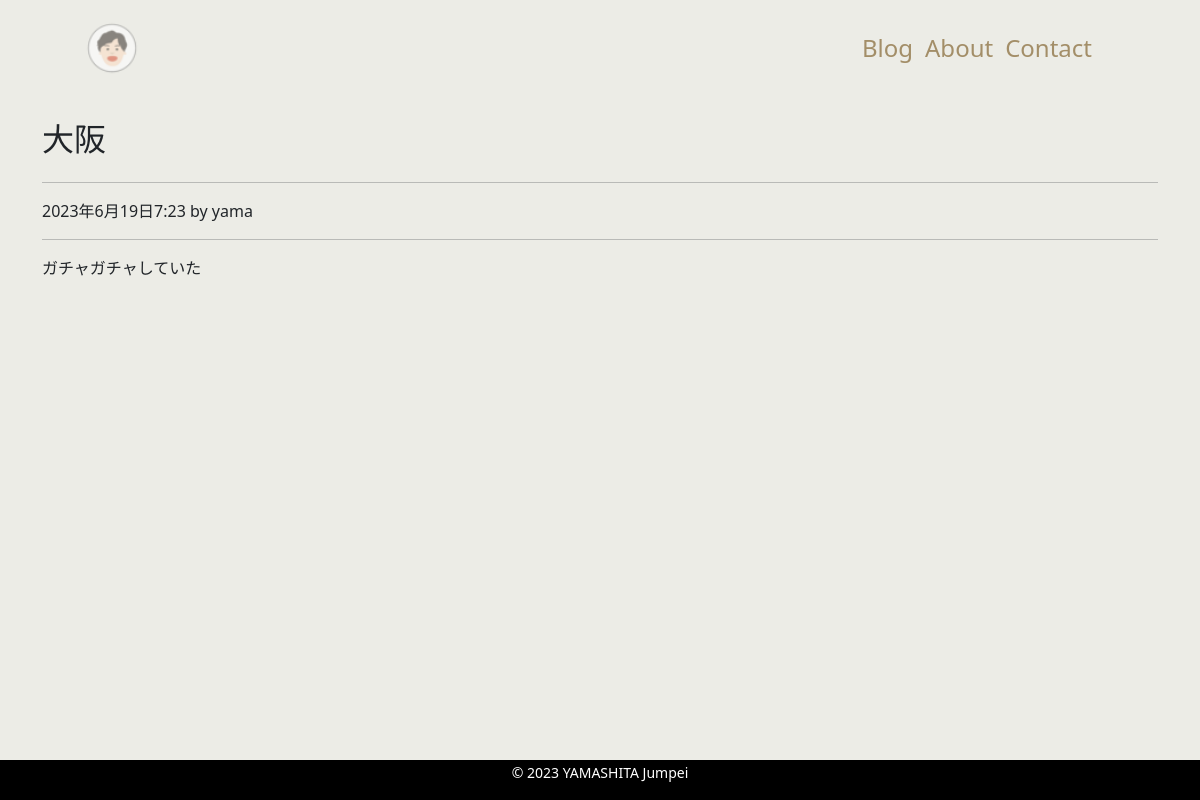
The app's page /blog/4 with its own data.
### mysite/models.py (models this page shows, shortened)
class Blog(models.Model):
    author = models.ForeignKey(settings.AUTH_USER_MODEL, on_delete=models.CASCADE)
    title = models.CharField('タイトル', max_length=100)
    content = models.TextField('者分')
    created = models.DateTimeField('作成日', default=timezone.now)

### mysite/views.py (the view)
# urls.py: path('blog/<int:pk>', views.BlogDetailView.as_view(), name='blog_detail'),
class BlogDetailView(View):
    def get(self, request, *args, **kwargs):
        blog_data = Blog.objects.get(id=self.kwargs['pk'])
        return render(request, 'mysite/blog_detail.html', {
            'blog_data': blog_data
        })

### mysite/templates/mysite/blog_detail.html (shortened to what this page needs)
{% extends 'mysite/base.html' %}
{% block content %}
<div class="container">
    <h2 class="my-4">{{ blog_data.title }}</h2>
    <hr>
    <p>{{ blog_data.created }} by {{ blog_data.author }}</p>
    <hr>
    <p>{{ blog_data.content|linebreaksbr }}</p>
</div>
{% endblock content %}

### mysite/static/css/style.css (style rules this page uses)
* { padding: 0; margin: 0; box-sizing: border-box; }
body { background-color: #ECECE6; display: flex; flex-flow: column; min-height: 100vh; }

### records on screen
Blog: title "大阪", created "2023年6月19日7:23", author "yama", content "ガチャガチャしていた"
